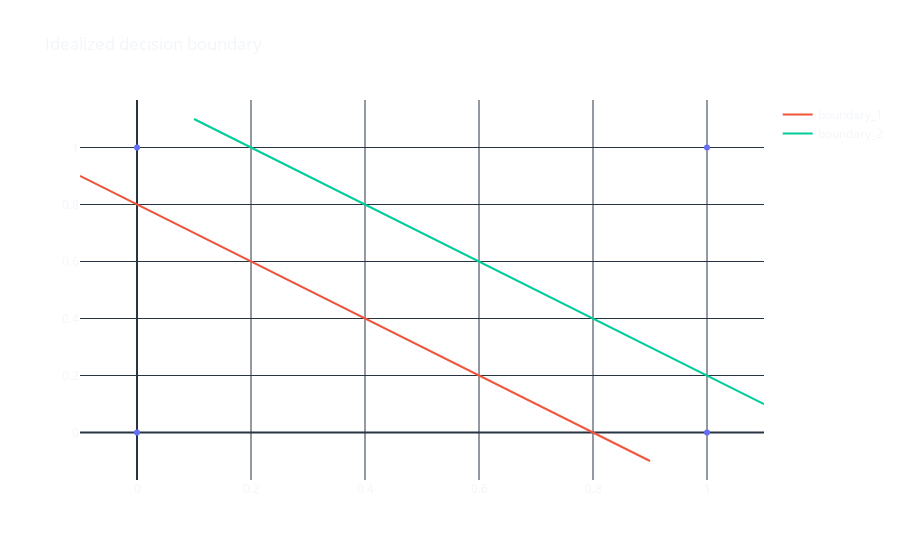

This figure's notebook cell:
### Markdown cell above
### How do we solve the xor problem?

**The trick is to realize that we can just logically stack two perceptrons.** _Two perceptrons that will draw straight lines, and another perceptron that serves to combine these two separate signals into a single signal that just has to differentiate between a single True / False boundary._

### Code cell
x = np.random.randn(100)
x_0 = np.linspace(0, 1, 500)

fig = go.Figure(data=go.Scatter(
    x=df['x1'],
    y=df['x2'],
    mode='markers',
    text=df['xor'],
    showlegend=False
))
fig.add_trace(go.Scatter(x=x_0 - 0.1, y=x_0[::-1] - 0.1, name='boundary_1'))
fig.add_trace(go.Scatter(x=x_0 + 0.1, y=x_0[::-1] + 0.1, name='boundary_2'))
fig.update_layout(template='plotly_dark',
                  title='Idealized decision boundary',
                  paper_bgcolor='rgba(0, 0, 0, 0)',
                  plot_bgcolor='rgba(0, 0, 0, 0)')
fig.show()

### Figure 1 — Plotly figure (JSON) as saved in the notebook; plotly's stock layout.template omitted (floating-point values rounded to 4 significant figures; data arrays with more than 128 entries replaced by an {"elided": "..."} marker saying what was removed)
{"data": [{"mode": "markers", "showlegend": false, "text": [false, true, true, false], "type": "scatter", "x": [0, 0, 1, 1], "y": [0, 1, 0, 1]}, {"name": "boundary_1", "type": "scatter", "x": {"elided": "500 float values"}, "y": {"elided": "500 float values"}}, {"name": "boundary_2", "type": "scatter", "x": {"elided": "500 float values"}, "y": {"elided": "500 float values"}}], "layout": {"paper_bgcolor": "rgba(0, 0, 0, 0)", "plot_bgcolor": "rgba(0, 0, 0, 0)", "title": {"text": "Idealized decision boundary"}}}
